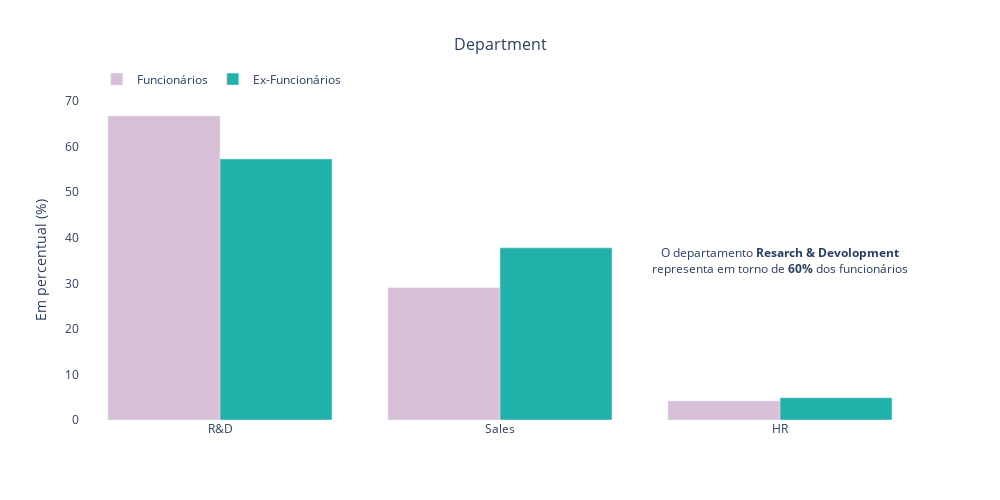

Notebook cell for this chart:
### Code cell
# Distribuição de MaritalStatus

fig = go.Figure()

fig.add_trace(go.Bar(
    x=dados_funcionarios['Department'].value_counts(normalize=True).index,
    y=dados_funcionarios['Department'].value_counts(normalize=True)*100,
    marker_color='thistle',
    name='Funcionários'
))

fig.add_trace(go.Bar(
    x=dados_ex_funcionarios['Department'].value_counts(normalize=True).index,
    y=dados_ex_funcionarios['Department'].value_counts(normalize=True)*100,
    marker_color='lightseagreen',
    name='Ex-Funcionários'
))

fig.update_layout(
    title='Department',
    title_x=0.5, 
    title_font=dict(size=16),  
    barmode='group',
    width=1000,
    height=500, 
    plot_bgcolor='rgba(0,0,0,0)',
    legend=dict(
        orientation="h",
        yanchor="bottom",
        y=1.02,
        xanchor="left",
        x=0.02  
))

fig.add_annotation(
    x=2, 
    y=35,
    text="O departamento <b>Resarch & Devolopment</b><br>representa em torno de <b>60%</b> dos funcionários",
    showarrow=False,
    font=dict(size=12),
    align='center')

fig.update_yaxes(title="Em percentual (%)")

fig.show()

### Figure 1 — Plotly figure (JSON) as saved in the notebook; plotly's stock layout.template omitted (floating-point values rounded to 4 significant figures)
{"data": [{"marker": {"color": "thistle"}, "name": "Funcionários", "type": "bar", "x": ["R&D", "Sales", "HR"], "y": [66.75, 29.06, 4.192]}, {"marker": {"color": "lightseagreen"}, "name": "Ex-Funcionários", "type": "bar", "x": ["R&D", "Sales", "HR"], "y": [57.32, 37.8, 4.878]}], "layout": {"annotations": [{"align": "center", "font": {"size": 12}, "showarrow": false, "text": "O departamento <b>Resarch & Devolopment</b><br>representa em torno de <b>60%</b> dos funcionários", "x": 2, "y": 35}], "barmode": "group", "height": 500, "legend": {"orientation": "h", "x": 0.02, "xanchor": "left", "y": 1.02, "yanchor": "bottom"}, "plot_bgcolor": "rgba(0,0,0,0)", "title": {"font": {"size": 16}, "text": "Department", "x": 0.5}, "width": 1000, "yaxis": {"title": {"text": "Em percentual (%)"}}}}
